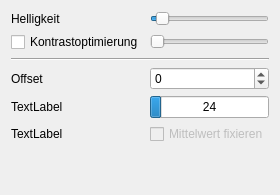
        <widget class="QWidget" name="tab_processing">
         <attribute name="icon">
          <iconset>
           <normaloff>:/action_buttons/res/icons/selected/brightness.png</normaloff>:/action_buttons/res/icons/selected/brightness.png</iconset>
         </attribute>
         <attribute name="title">
          <string>Differenzbild</string>
         </attribute>
         <layout class="QGridLayout" name="gridLayout_3" columnstretch="2,1">
          <item row="1" column="0">
           <widget class="QLabel" name="lbl_diff_brightness">
            <property name="text">
             <string>Helligkeit</string>
            </property>
           </widget>
          </item>
          <item row="7" column="1">
           <spacer name="verticalSpacer_3">
            <property name="orientation">
             <enum>Qt::Vertical</enum>
            </property>
            <property name="sizeHint" stdset="0">
             <size>
              <width>20</width>
              <height>40</height>
             </size>
            </property>
           </spacer>
          </item>
          <item row="1" column="1">
           <widget class="QSlider" name="slider_diff_brightness">
            <property name="maximum">
             <number>200</number>
            </property>
            <property name="value">
             <number>10</number>
            </property>
            <property name="orientation">
             <enum>Qt::Horizontal</enum>
            </property>
           </widget>
          </item>
          <item row="5" column="0">
           <widget class="QLabel" name="lbl_brightness_stabilizer">
            <property name="text">
             <string>TextLabel</string>
            </property>
           </widget>
          </item>
          <item row="4" column="1">
           <widget class="QSpinBox" name="spinBox_mean_ref_offset">
            <property name="minimum">
             <number>-50</number>
            </property>
            <property name="maximum">
             <number>50</number>
            </property>
           </widget>
          </item>
          <item row="5" column="1">
           <widget class="QProgressBar" name="progressBar_mean_current">
            <property name="maximum">
             <number>256</number>
            </property>
            <property name="value">
             <number>24</number>
            </property>
            <property name="format">
             <string>%v</string>
            </property>
           </widget>
          </item>
          <item row="3" column="0" colspan="2">
           <widget class="Line" name="line_3">
            <property name="orientation">
             <enum>Qt::Horizontal</enum>
            </property>
           </widget>
          </item>
          <item row="4" column="0">
           <widget class="QLabel" name="lbl_mean_ref">
            <property name="text">
             <string>Offset</string>
            </property>
           </widget>
          </item>
          <item row="6" column="0">
           <widget class="QLabel" name="lbl_stabilizer_info">
            <property name="text">
             <string>TextLabel</string>
            </property>
           </widget>
          </item>
          <item row="2" column="0">
           <widget class="QCheckBox" name="checkBox_kontrast">
            <property name="text">
             <string>Kontrastoptimierung</string>
            </property>
           </widget>
          </item>
          <item row="2" column="1">
           <widget class="QSlider" name="slider_kontrast">
            <property name="minimum">
             <number>1</number>
            </property>
            <property name="maximum">
             <number>50</number>
            </property>
            <property name="orientation">
             <enum>Qt::Horizontal</enum>
            </property>
           </widget>
          </item>
          <item row="6" column="1">
           <widget class="QCheckBox" name="checkBox_fix_mean">
            <property name="enabled">
             <bool>false</bool>
            </property>
            <property name="text">
             <string>Mittelwert fixieren</string>
            </property>
           </widget>
          </item>
         </layout>
        </widget>
